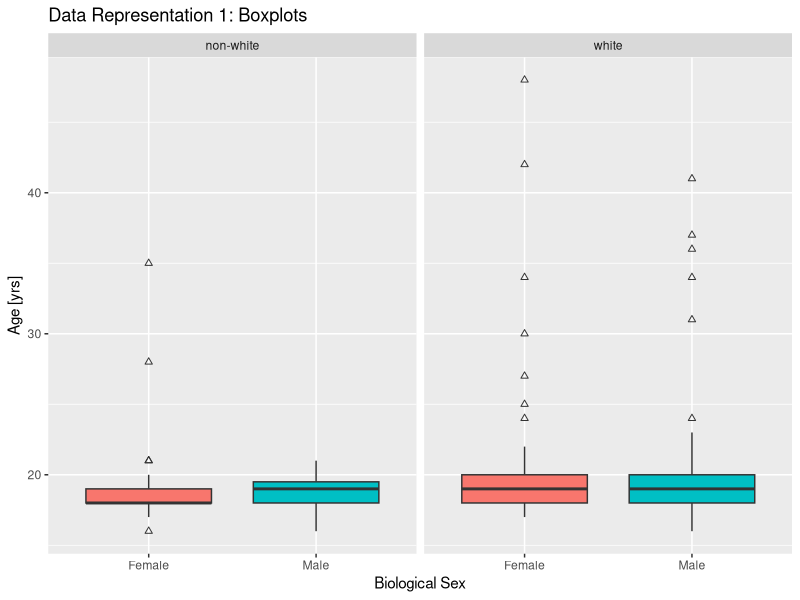
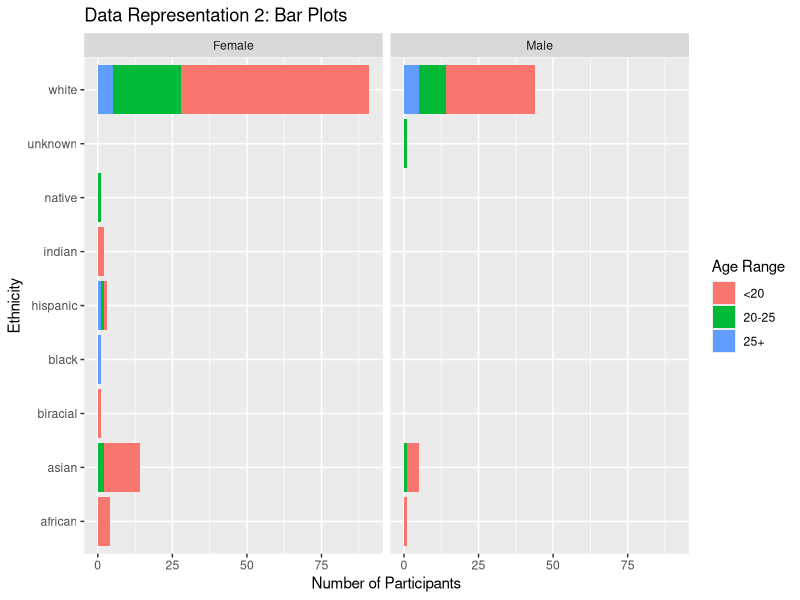

The R source for these figures, in order:
## ---- chunk 1
#| message: FALSE
#| warning: FALSE

library(tidyverse)

# Original code:
# survey_data = read_csv(here::here("Lab Assignments", 
#                                   "Lab 3", "hiphop.csv"))

# Revised code:
hiphop = read_csv(here::here("supporting_artifacts", "learning_targets", 
                             "datasets", "hiphop.csv"))

number <- function(x) format(x, scientific = FALSE, big.mark = ",", digits = 3)

## ---- chunk 2

# Original code:
# survey_data <- survey_data |> 
#   mutate(sex = as.factor(sex), 
#          ethnic = as.factor(ethnic),
#          word = as.factor(word),
#          age_bins = as.factor(if_else(age < 20, "<20", 
#                                       if_else(age < 25, "20-25", "25+"))
#                               )
#          )

# Updated code:
hiphop <- hiphop |> 
  mutate(across(.cols = c(sex, ethnic, word), .fns = as.factor),
         age_bins = as.factor(case_when(age < 20 ~ "<20",
                                        age <= 25 ~ "20-25",
                                        age > 25 ~ "25+")))

## ---- chunk 3

# Original code:
# P5_num_terms <- length(levels(survey_data$word))

# Updated code:
P5_num_terms <- hiphop |> 
  summarize(words = n_distinct(word))

## ---- chunk 4

hiphop <- hiphop |> 
  mutate(ethnic_binary = as.factor(
          if_else(ethnic == "white", "white", "non-white")))

## ---- chunk 5

P7_demographics <- hiphop |> 
  distinct(subj, .keep_all = TRUE) |> 
  select(sex, age, ethnic_binary) |> 
  summary(digits = 2)

P7_demographics

## ---- chunk 6

P8_demographics <- hiphop |> 
  distinct(subj, .keep_all = TRUE) |> 
  select(subj:ethnic, age_bins, ethnic_binary)

ggplot(data = P8_demographics, mapping = aes(y = age, x = sex),
       ) + 
  geom_boxplot(mapping = aes(fill = sex), outlier.shape = 2, show.legend = FALSE
               ) +
  labs(title = "Data Representation 1: Boxplots",
       x = "Biological Sex", y = "Age [yrs]", legend = NULL) + 
  facet_wrap(~ ethnic_binary)

ggplot(data = P8_demographics) + 
  geom_bar(mapping = aes(y = ethnic, fill = age_bins)) +
  labs(title = "Data Representation 2: Bar Plots",
       x = "Number of Participants", y = "Ethnicity", legend = NULL,
       fill = "Age Range") + 
  facet_wrap(~ sex)

## ---- chunk 7

hiphop_a <- hiphop |> 
  select(word, age, familiarity) |> 
  filter(age < 20) |> 
  group_by(word) |> 
  summarize(mean_score = mean(familiarity)) |>
  slice_max(mean_score)

hiphop_b <- hiphop |> 
  select(word, sex, ethnic_binary, familiarity) |> 
  filter(sex == "Female", ethnic_binary == "non-white") |> 
  group_by(word) |> 
  summarize(mean_score = mean(familiarity)) |>
  slice_max(mean_score)

hiphop_c <- hiphop |> 
  select(word, sex, ethnic_binary, age, familiarity) |> 
  filter(age > 30, sex == "Male", ethnic_binary == "white") |> 
  group_by(word) |> 
  summarize(mean_score = mean(familiarity)) |>
  slice_max(mean_score)

## ---- chunk 8

Justin_Bieber <- hiphop |> 
  select(subj, age, sex, ethnic, city, bieber) |> 
  filter(age >= 17, age <= 23,
         city >= 10000, city <= 60000,
         sex == "Male",
         ethnic == "white") |> 
  distinct(subj, .keep_all = TRUE) |> 
  slice_max(bieber)

